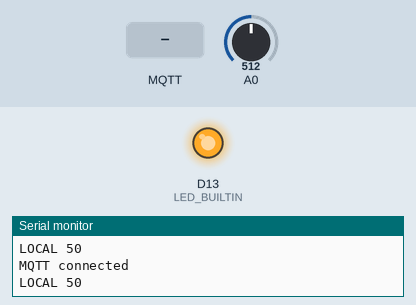
A sketch run on a simulated Arduino Uno R4 WiFi. On the bench: output pins drawn as LEDs (lit = HIGH), the last lines printed to the serial monitor. The test bench sets the inputs (shaded band); at power-on: A0 = 512 (analog values on the 0–1023 scale). WiFi joins after 1.5 s; servers stay silent unless stated; no MQTT or app messages arrive unless stated.

Above: at 6.4 s.
6.5 s: MQTT message "90" arrives on the first subscribed topic
At 7.7 s:
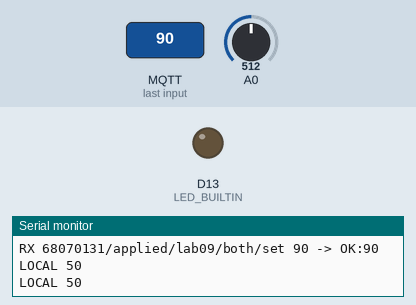
8.0 s: MQTT message "5" arrives on the first subscribed topic
At 9.5 s:
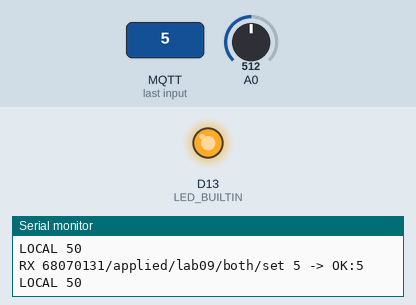
Timing chart, 0 to 11.0 s (numbered marks = the images above; inputs shaded):
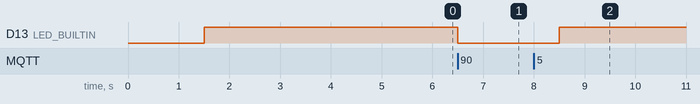

Measured:
- after the input at 6.5 s, D13 (LED_BUILTIN): HIGH → LOW at once
- after the input at 8.0 s, D13 (LED_BUILTIN): LOW → HIGH after 0.51 s

The sketch:

Potentiometer_Send_both.ino
```cpp
/*
  09 Potentiometerส่งค่าAnalog / รับและส่งข้อมูลสองทาง
  Arduino UNO R4 WiFi | Broker phycom.it.kmitl.ac.th:1883
  Topic prefix 68070131/applied/lab09/both
  รหัส Wi-Fi ตัวอย่างนี้ถูกระบุตามโจทย์; Repository เป็น public ควรเปลี่ยนรหัสหรือย้ายเป็น secrets ก่อนใช้จริง
  วงจร: ดู README.md และ assets/circuit-lab09.svg
  คำสั่งเว็บตัวอย่าง: 75
  ทดสอบที่คาดหวัง: ปรับ Potentiometer ได้ 75% เว็บแสดง 75; ตั้งเกณฑ์ 75 LED ติดเมื่อค่า≥75
*/
#include <WiFiS3.h>
#include <MQTTClient.h>
#include <math.h>
int percent=0;int thresholdPercent=50;
const char WIFI_SSID[]="EDOK";
const char WIFI_PASSWORD[]="1234567890";
const char MQTT_HOST[]="phycom.it.kmitl.ac.th";
const unsigned int MQTT_PORT=1883;
const char TOPIC_PREFIX[]="68070131/applied/lab09/both";
const bool SEND_DATA=true;
const bool RECEIVE_COMMANDS=true;
WiFiClient network;
MQTTClient mqtt(1024);
String topicData,topicSet,topicState,clientId;
unsigned long lastSample=0,lastWiFi=0,lastMqtt=0;
const unsigned long SAMPLE_MS=1000UL;
bool remoteActive=false,ackPending=false;
String lastAck="BOOT";

// รับคำสั่งจากเว็บ: ไม่ Publish ภายใน callback
bool applyRemote(String payload){
  if(payload.length()>3)return false;int v=payload.toInt();if(v<0||v>100)return false;thresholdPercent=v;remoteActive=true;return true;
}
void onMqttMessage(String &topic,String &payload){
  if(topic!=topicSet)return;
  payload.trim();
  if(payload.length()==0||payload.length()>32){lastAck="ERROR:SIZE";ackPending=true;return;}
  bool accepted=applyRemote(payload);
  lastAck=accepted?String("OK:")+payload:String("ERROR:VALUE");
  ackPending=true;
  Serial.println(String("RX ")+topic+" "+payload+" -> "+lastAck);
}

// โค้ดเซนเซอร์/เอาต์พุตของ LAB
void setupHardware(){analogReadResolution(12);pinMode(LED_BUILTIN,OUTPUT);}
String sampleHardware(){
  percent=(int)(analogRead(A0)*100L/4095L);digitalWrite(LED_BUILTIN,percent>=thresholdPercent?HIGH:LOW);return String(percent);
}
void maintainNetwork(){
  unsigned long now=millis();
  if(WiFi.status()!=WL_CONNECTED){
    if(now-lastWiFi>=10000UL){lastWiFi=now;WiFi.begin(WIFI_SSID,WIFI_PASSWORD);}
    return;
  }
  if(!mqtt.connected()){
    if(now-lastMqtt>=5000UL){
      lastMqtt=now;
      if(mqtt.connect(clientId.c_str())){
        Serial.println("MQTT connected");
        if(RECEIVE_COMMANDS)mqtt.subscribe(topicSet);
      }else Serial.println("MQTT retry later");
    }
    return;
  }
  mqtt.loop();
  if(RECEIVE_COMMANDS && SEND_DATA && ackPending){
    if(mqtt.publish(topicState,lastAck))ackPending=false;
  }
}
void setup(){
  Serial.begin(115200);
  setupHardware();
  topicData=String(TOPIC_PREFIX)+"/data";
  topicSet=String(TOPIC_PREFIX)+"/set";
  topicState=String(TOPIC_PREFIX)+"/state";
  byte mac[6]={0};
  WiFi.macAddress(mac);
  clientId="phycom-lab09-both-";
  for(byte i=0;i<6;i++){if(mac[i]<16)clientId+="0";clientId+=String(mac[i],HEX);}
  mqtt.begin(MQTT_HOST,MQTT_PORT,network);
  mqtt.onMessage(onMqttMessage);
  WiFi.begin(WIFI_SSID,WIFI_PASSWORD);
  Serial.println(String("MQTT prefix: ")+TOPIC_PREFIX);
}
void loop(){
  maintainNetwork();
  if(millis()-lastSample<SAMPLE_MS)return;
  lastSample=millis();
  if(!SEND_DATA)return; // โหมด Subscribe ควบคุมจากเว็บอย่างเดียว
  String measurement=sampleHardware();
  if(measurement.length()==0)return;
  Serial.println(String("LOCAL ")+measurement);
  if(mqtt.connected())mqtt.publish(topicData,measurement);
}
```
